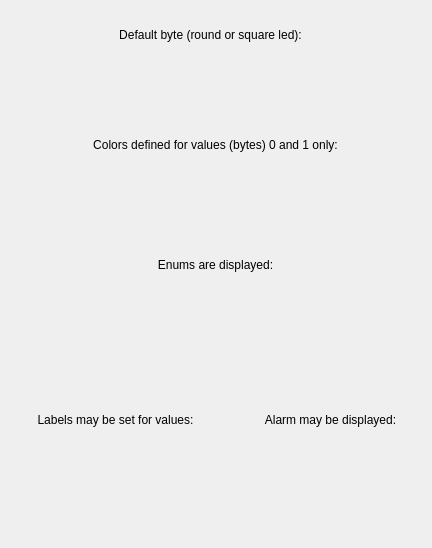
<?xml version="1.0" encoding="UTF-8"?>
<ui version="4.0">
 <class>ByteExampleForm</class>
 <widget class="QWidget" name="ByteExampleForm">
  <property name="geometry">
   <rect>
    <x>0</x>
    <y>0</y>
    <width>432</width>
    <height>548</height>
   </rect>
  </property>
  <property name="windowTitle">
   <string>Byte Example</string>
  </property>
  <widget class="PyDMLed" name="PyDMLed_2">
   <property name="geometry">
    <rect>
     <x>160</x>
     <y>285</y>
     <width>110</width>
     <height>60</height>
    </rect>
   </property>
   <property name="toolTip">
    <string/>
   </property>
   <property name="whatsThis">
    <string/>
   </property>
   <property name="channel">
    <string>ca://EX:STATUS_ENUM</string>
   </property>
   <property name="byte">
    <stringlist>
     <string>0</string>
     <string>1</string>
     <string>2</string>
    </stringlist>
   </property>
   <property name="label">
    <stringlist/>
   </property>
   <property name="ledColor">
    <stringlist>
     <string>green</string>
     <string>red</string>
     <string>yellow</string>
    </stringlist>
   </property>
   <property name="squareLed">
    <bool>true</bool>
   </property>
   <property name="alarmSensitiveText" stdset="0">
    <bool>false</bool>
   </property>
   <property name="alarmSensitiveBorder" stdset="0">
    <bool>false</bool>
   </property>
  </widget>
  <widget class="PyDMLed" name="PyDMLed">
   <property name="geometry">
    <rect>
     <x>135</x>
     <y>55</y>
     <width>60</width>
     <height>60</height>
    </rect>
   </property>
   <property name="toolTip">
    <string/>
   </property>
   <property name="whatsThis">
    <string/>
   </property>
  </widget>
  <widget class="PyDMLed" name="PyDMLed_7">
   <property name="geometry">
    <rect>
     <x>190</x>
     <y>170</y>
     <width>60</width>
     <height>60</height>
    </rect>
   </property>
   <property name="toolTip">
    <string/>
   </property>
   <property name="whatsThis">
    <string/>
   </property>
   <property name="channel">
    <string>ca://EX:STATUS_INT</string>
   </property>
   <property name="byte">
    <stringlist>
     <string>0</string>
     <string>1</string>
     <string>2</string>
    </stringlist>
   </property>
   <property name="label">
    <stringlist/>
   </property>
   <property name="ledColor">
    <stringlist>
     <string>green</string>
     <string>red</string>
    </stringlist>
   </property>
   <property name="showLabel">
    <bool>true</bool>
   </property>
   <property name="squareLed">
    <bool>false</bool>
   </property>
   <property name="alarmSensitiveText" stdset="0">
    <bool>false</bool>
   </property>
   <property name="alarmSensitiveBorder" stdset="0">
    <bool>false</bool>
   </property>
  </widget>
  <widget class="PyDMLed" name="PyDMLed_3">
   <property name="geometry">
    <rect>
     <x>50</x>
     <y>445</y>
     <width>110</width>
     <height>60</height>
    </rect>
   </property>
   <property name="toolTip">
    <string/>
   </property>
   <property name="whatsThis">
    <string/>
   </property>
   <property name="channel">
    <string>ca://EX:STATUS_ENUM</string>
   </property>
   <property name="byte">
    <stringlist>
     <string>0</string>
     <string>1</string>
     <string>2</string>
    </stringlist>
   </property>
   <property name="label">
    <stringlist>
     <string>yes</string>
     <string>no</string>
     <string>maybe</string>
    </stringlist>
   </property>
   <property name="ledColor">
    <stringlist>
     <string>green</string>
     <string>red</string>
     <string>yellow</string>
    </stringlist>
   </property>
   <property name="squareLed">
    <bool>true</bool>
   </property>
   <property name="alarmSensitiveText" stdset="0">
    <bool>false</bool>
   </property>
   <property name="alarmSensitiveBorder" stdset="0">
    <bool>false</bool>
   </property>
  </widget>
  <widget class="PyDMLed" name="PyDMLed_5">
   <property name="geometry">
    <rect>
     <x>270</x>
     <y>445</y>
     <width>110</width>
     <height>60</height>
    </rect>
   </property>
   <property name="toolTip">
    <string/>
   </property>
   <property name="whatsThis">
    <string/>
   </property>
   <property name="channel">
    <string>ca://EX:STATUS_ENUM</string>
   </property>
   <property name="byte">
    <stringlist>
     <string>0</string>
     <string>1</string>
     <string>2</string>
    </stringlist>
   </property>
   <property name="label">
    <stringlist>
     <string>yes</string>
     <string>no</string>
     <string>maybe</string>
    </stringlist>
   </property>
   <property name="ledColor">
    <stringlist>
     <string>green</string>
     <string>red</string>
     <string>yellow</string>
    </stringlist>
   </property>
   <property name="squareLed">
    <bool>true</bool>
   </property>
   <property name="alarmSensitiveText" stdset="0">
    <bool>true</bool>
   </property>
   <property name="alarmSensitiveBorder" stdset="0">
    <bool>true</bool>
   </property>
  </widget>
  <widget class="QLabel" name="label">
   <property name="geometry">
    <rect>
     <x>5</x>
     <y>25</y>
     <width>411</width>
     <height>20</height>
    </rect>
   </property>
   <property name="text">
    <string>Default byte (round or square led):</string>
   </property>
   <property name="alignment">
    <set>Qt::AlignCenter</set>
   </property>
  </widget>
  <widget class="QLabel" name="label_2">
   <property name="geometry">
    <rect>
     <x>5</x>
     <y>135</y>
     <width>421</width>
     <height>20</height>
    </rect>
   </property>
   <property name="text">
    <string>Colors defined for values (bytes) 0 and 1 only:</string>
   </property>
   <property name="alignment">
    <set>Qt::AlignCenter</set>
   </property>
  </widget>
  <widget class="QLabel" name="label_3">
   <property name="geometry">
    <rect>
     <x>5</x>
     <y>255</y>
     <width>421</width>
     <height>20</height>
    </rect>
   </property>
   <property name="text">
    <string>Enums are displayed:</string>
   </property>
   <property name="alignment">
    <set>Qt::AlignCenter</set>
   </property>
  </widget>
  <widget class="QLabel" name="label_4">
   <property name="geometry">
    <rect>
     <x>10</x>
     <y>410</y>
     <width>211</width>
     <height>19</height>
    </rect>
   </property>
   <property name="text">
    <string>Labels may be set for values:</string>
   </property>
   <property name="alignment">
    <set>Qt::AlignCenter</set>
   </property>
  </widget>
  <widget class="QLabel" name="label_5">
   <property name="geometry">
    <rect>
     <x>245</x>
     <y>410</y>
     <width>171</width>
     <height>20</height>
    </rect>
   </property>
   <property name="text">
    <string>Alarm may be displayed:</string>
   </property>
   <property name="alignment">
    <set>Qt::AlignCenter</set>
   </property>
  </widget>
  <widget class="PyDMLed" name="PyDMLed_6">
   <property name="geometry">
    <rect>
     <x>230</x>
     <y>55</y>
     <width>60</width>
     <height>60</height>
    </rect>
   </property>
   <property name="toolTip">
    <string/>
   </property>
   <property name="whatsThis">
    <string/>
   </property>
   <property name="squareLed">
    <bool>true</bool>
   </property>
  </widget>
 </widget>
 <customwidgets>
  <customwidget>
   <class>PyDMLed</class>
   <extends>QWidget</extends>
   <header>pydm.widgets.led</header>
  </customwidget>
 </customwidgets>
 <resources/>
 <connections/>
</ui>
